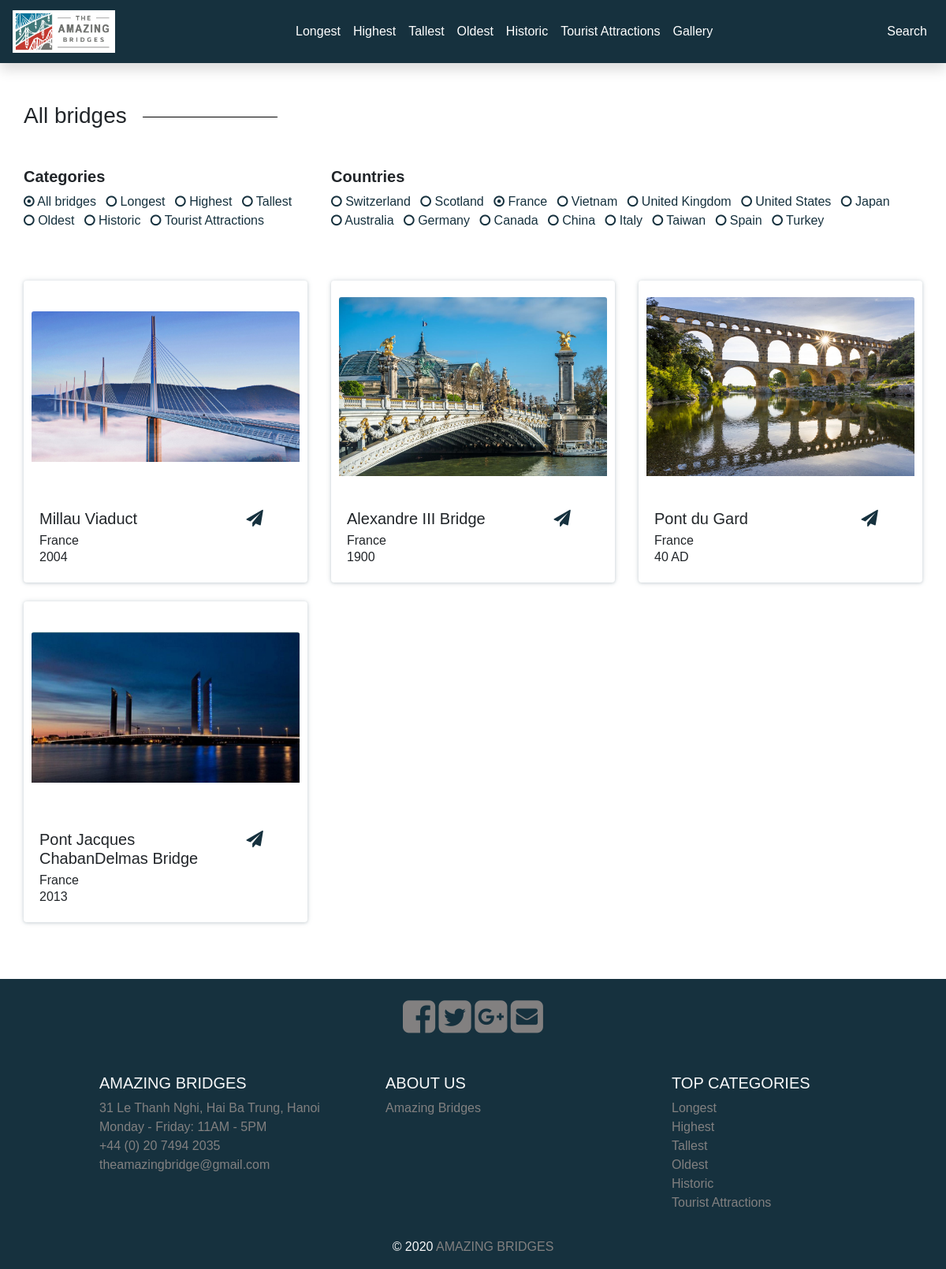
The page /public/all-bridges.php?country=France on the database its author committed.
### tables this page shows
CREATE TABLE IF NOT EXISTS `categories` (
  `categoryID` int(11) NOT NULL AUTO_INCREMENT,
  `categoryName` varchar(255) NOT NULL,
  PRIMARY KEY (`categoryID`)
);

CREATE TABLE IF NOT EXISTS `bridges` (
  `bridgeID` int(11) NOT NULL AUTO_INCREMENT,
  `name` varchar(255) NOT NULL,
  `official name` varchar(255) DEFAULT NULL,
  `other name(s)` varchar(255) DEFAULT NULL,
  `status` varchar(50) DEFAULT NULL,
  `construction begin` varchar(10) DEFAULT NULL,
  `construction end` varchar(10) DEFAULT NULL,
  `opened` varchar(10) NOT NULL DEFAULT '',
  `country` varchar(255) NOT NULL,
  `location` varchar(255) NOT NULL,
  `crossed` varchar(255) DEFAULT NULL,
  `structure` varchar(255) DEFAULT NULL,
  `material` varchar(255) DEFAULT NULL,
  `total length` float NOT NULL DEFAULT 0,
  `height` float DEFAULT NULL,
  `clerance below` float DEFAULT NULL,
  `width` float DEFAULT NULL,
  `span` float DEFAULT NULL,
  `designer` varchar(255) DEFAULT NULL,
  `maintained by` varchar(255) DEFAULT NULL,
  `heritage status` varchar(255) DEFAULT NULL,
  `description` text NOT NULL,
  `map url` varchar(255) NOT NULL,
  `profilePictureID` int(11) DEFAULT NULL,
  PRIMARY KEY (`bridgeID`),
  UNIQUE KEY `bridgeName` (`name`) USING BTREE,
  KEY `profilePictureID` (`profilePictureID`) USING BTREE,
  CONSTRAINT `bridges_ibfk_1` FOREIGN KEY (`profilePictureID`) REFERENCES `images` (`imageID`)
);

CREATE TABLE IF NOT EXISTS `images` (
  `imageID` int(11) NOT NULL AUTO_INCREMENT,
  `link` varchar(255) NOT NULL,
  `bridgeID` int(11) NOT NULL,
  PRIMARY KEY (`imageID`),
  UNIQUE KEY `link` (`link`),
  KEY `bridgeID` (`bridgeID`),
  CONSTRAINT `images_ibfk_1` FOREIGN KEY (`bridgeID`) REFERENCES `bridges` (`bridgeID`) ON DELETE CASCADE ON UPDATE CASCADE
);

### lib/database.php (called while the page is built, shortened)
<?php
function db_connect()
{
    $connection = mysqli_connect(DB_SERVER, DB_USER, DB_PASS, DB_NAME);
    return $connection;
}
$db = db_connect();
function confirm_query_result($result)
{
    global $db;
    if ($result) {
        return $result;
    } else {
        echo mysqli_error($db);
        db_disconnect($db);
        exit;
    }
}
function find_all_categories()
{
    global $db;
    $sql = "SELECT * FROM `Categories`";
    $result = mysqli_query($db, $sql);
    return confirm_query_result($result);
}
function get_profile_picture_of_bridge($id)
{
    global $db;
    $id = mysqli_real_escape_string($db, $id);
    $sql = "SELECT * FROM `Images` WHERE imageID = ";
    $sql .= "(SELECT profilePictureID FROM `Bridges` WHERE bridgeID = '$id')";
    $result = mysqli_query($db, $sql);
    $profilePic = mysqli_fetch_assoc($result);
    return $profilePic;
}
function select_country_distinct()
{
    global $db;
    $sql = "SELECT DISTINCT `country` FROM `bridges`";
    $result = mysqli_query($db, $sql);
    return confirm_query_result($result);
}
function find_bridges_by_country($country)
{
    global $db;
    $country = mysqli_real_escape_string($db, $country);
    $sql = "SELECT * FROM `bridges` WHERE country = '$country'";
    $result = mysqli_query($db, $sql);
    return confirm_query_result($result);
}

### public/all-bridges.php (the view, shortened to what this page needs)
<?php
require_once('../lib/database.php');
$thisPage = 'All bridges';
if (isset($_GET['country'])) {
    $bridge_set = find_bridges_by_country($_GET['country']);
} else {
    $bridge_set = find_all_bridges();
}
?>
<!DOCTYPE html>
<html lang="en">
<head>
    <link rel="stylesheet" href="https://maxcdn.bootstrapcdn.com/bootstrap/4.5.0/css/bootstrap.min.css">
    <link rel="stylesheet" href="https://maxcdn.bootstrapcdn.com/font-awesome/4.7.0/css/font-awesome.min.css">
    <link rel="stylesheet" href="mainStyle.css">
</head>
<body>
    <?php include('nav.php') ?>
    <div class="container content">
        <h3 class="h3-category mb-5">All bridges</h3>
        <div class="row mb-5">
            <div class="col-md-4 d-flex flex-wrap justify-content-start">
                <h5 class="font-weight-bold">Categories</h5>
                <ul class="list-inline">
                    <li class="list-inline-item">
                        <a class="text-decoration-none" href="all-bridges.php"><i class="fa fa-circle-o"></i> All bridges</a>
                    </li>
                    <?php
                    $category_set = find_all_categories();
                    while ($category = mysqli_fetch_assoc($category_set)) :
                    ?>
                        <li class="list-inline-item">
                            <a class="text-decoration-none" href="category.php?id=<?php echo $category['categoryID'] ?>"><i class="fa fa-circle-o"></i> <?php echo $category['categoryName'] ?></a>
                        </li>
                    <?php endwhile;
                    mysqli_free_result($category_set); ?>
                </ul>
            </div>
            <div class="col-md-8 d-flex flex-wrap justify-content-start">
                <h5 class="font-weight-bold">Countries</h5>
                <ul class="list-inline">
                    <?php
                    $countries = select_country_distinct();
                    while ($country = mysqli_fetch_assoc($countries)) :
                    ?>
                        <li class="list-inline-item">
                            <a class="text-decoration-none" href="<?php echo "all-bridges.php?country=" . $country['country'] ?>"><i class="fa fa-circle-o"></i> <?php echo $country['country'] ?></a>
                        </li>
                    <?php endwhile ?>
                </ul>
            </div>
        </div>
        <div class="row">
            <?php
            while ($bridge = mysqli_fetch_assoc($bridge_set)) :
                $profilePic = get_profile_picture_of_bridge($bridge['bridgeID']);
            ?>
                <div class="col-sm-4 mb-4">
                    <div class="card">
                        <div class="embed-responsive embed-responsive-4by3">
                            <div class="imageWrapper embed-responsive-item">
                                <img src="<?php echo $profilePic['link'] ?>" class="card-img-top lazy" alt="...">
                            </div>
                        </div>
                        <div class="card-body">
                            <div class="row">
                                <div class="col-md-9">
                                    <h5 class="card-title"><?php echo $bridge['name'] ?></h5>
                                    <h6 class="card-subtitle"><?php echo $bridge['country'] ?></h5>
                                        <p class="card-text"><?php echo $bridge['opened'] ?></p>
                                </div>
                                <div class="col-md-3">
                                    <a href="bridge.php?id=<?php echo $bridge['bridgeID'] ?>"><i class="fa fa-paper-plane fa-lg"></i></a>
                                </div>
                            </div>
                        </div>
                    </div>
                </div>
            <?php endwhile;
            mysqli_free_result($bridge_set); ?>
        </div>
    </div>
    <?php include('footer.php') ?>
</body>
</html>

### public/nav.php (shortened to what this page needs)
<nav class="navbar navbar-expand-md fixed-top shadow">
    <a class="navbar-brand h-100" href="Homedemo.php">
        <img class="d-inline-block h-100" src="../img/logo.png" alt="Amazing Bridge" id="logo">
    </a>
    <div class="collapse navbar-collapse justify-content-center text-center" id="collapsibleNavbar">
        <ul class="navbar-nav">
            <?php
            $category_set = find_all_categories();
            while ($category = mysqli_fetch_assoc($category_set)) :
            ?>
                <li class="nav-item"><a <?php echo $thisPage == $category['categoryName'] ? 'id="currentPage"' : '' ?> class="nav-link" href="category.php?id=<?php echo $category['categoryID'] ?>"><?php echo $category['categoryName'] ?></a></li>
            <?php
            endwhile;
            mysqli_free_result($category_set); ?>
            <li class="nav-item">
                <a <?php echo $thisPage == 'Gallery' ? 'id="currentPage"' : '' ?> class="nav-link" href="gallery.php">Gallery</a>
            </li>
        </ul>
    </div>
    <ul class="navbar-nav">
        <li class="nav-item dropdown">
            <a class="nav-link dropdown-toggle" href="#" id="navbarDropdown" role="button" data-toggle="dropdown" aria-haspopup="true" aria-expanded="false">
                Search
            </a>
        </li>
    </ul>
</nav>
<div id="shownav" class="fixed-top" style="height: 20px;"></div>

### public/footer.php (shortened to what this page needs)
<footer class="page-footer font-small text-light pt-4 mt-5">
    <div class="container-fluid text-center text-md-left">
        <div class="text-center center-block">
            <a href="https://www.facebook.com/groups/BetheBridge/"><i id="social-fb" class="fa fa-facebook-square fa-3x social"></i></a>
            <a href="https://twitter.com/hashtag/bridges"><i id="social-tw" class="fa fa-twitter-square fa-3x social"></i></a>
            <a href="https://plus.google.com/Bridges"><i id="social-gp" class="fa fa-google-plus-square fa-3x social"></i></a>
            <a href="mailto:theamazingbridge@gmail.com"><i id="social-em" class="fa fa-envelope-square fa-3x social"></i></a>
        </div>
        <br><br>
        <div class="row ml-5 pl-5">
            <div class="col-md-4 mt-md-0 mt-3">
                <h5 class="text-uppercase">Amazing Bridges</h5>
                <ul class="list-unstyled">
                    <li>31 Le Thanh Nghi, Hai Ba Trung, Hanoi</li>
                    <li>Monday - Friday: 11AM - 5PM</li>
                    <li>+44 (0) 20 7494 2035</li>
                    <li>theamazingbridge@gmail.com</li>
                </ul>
            </div>
            <div class="col-md-4 mb-md-0 mb-3">
                <h5>ABOUT US</h5>
                <ul class="list-unstyled">
                    <li><a href="about.php">Amazing Bridges</a></li>
                </ul>
            </div>
            <div class="col-md-4 mb-md-0 mb-3">
                <h5>TOP CATEGORIES</h5>
                <ul class="list-unstyled">
                    <?php
                    $category_set = find_all_categories();
                    while ($category = mysqli_fetch_assoc($category_set)) :
                    ?>
                        <li class="list-unstyled"><a href="category.php?id=<?php echo $category['categoryID'] ?>"><?php echo $category['categoryName'] ?></a></li>
                    <?php
                    endwhile;
                    mysqli_free_result($category_set); ?>
                </ul>
            </div>
        </div>
    </div>
    <div class="footer-copyright text-center py-3">© 2020
        <a href="Homedemo.php">AMAZING BRIDGES</a>
    </div>
</footer>

### public/mainStyle.css (style rules this page uses)
body { font-family: "Raleway", "Gill Sans", "Gill Sans MT", Calibri, "Trebuchet MS", sans-serif, sans-serif; height: 100%; display: grid; grid-template-rows: 1fr auto; }
html { height: 100%; }
.page-footer { background-color: #0c1d25; }
.page-footer li, a { color: #828080; }
.navbar { height: 80px; background-color: rgb(22, 49, 62); }
.navbar a { color: white; }
.nav-link { position: relative; }
.nav-link:after { background: none repeat scroll 0 0 transparent; bottom: 0; content: ""; display: block; height: 2px; left: 50%; position: absolute; background: rgb(193, 61, 54); transition: width 0.3s ease 0s, left 0.3s ease 0s; width: 0; }
#collapsibleNavbar { background-color: rgb(22, 49, 62); }
#navbarDropdown:after { content: none; }
.content { margin-top: 50px; padding: 0; }
.content a { color: rgb(22, 49, 62); }
.h3-category:after { background-color: #000; content: ""; display: inline-block; height: 1px; vertical-align: middle; width: 15%; margin-left: 20px; }
.card { border: none; }
.page-footer { background-color: rgb(22, 49, 62); }
.card, #bridgeImages { box-shadow: rgba(101, 119, 134, 0.2) 0px 0px 7px, rgba(101, 119, 134, 0.15) 0px 1px 3px 1px; }
.imageWrapper { padding: 10px; display: flex; align-items: center; justify-content: center; }
.imageWrapper > img { width: auto; height: auto; max-width: 100%; max-height: 100%; }

### rows shown on the page
categories: categoryName "Longest"
categories: categoryName "Highest"
categories: categoryName "Tallest"
categories: categoryName "Oldest"
categories: categoryName "Historic"
categories: categoryName "Tourist Attractions"
bridges: profilePictureID.link (picture), name "Millau Viaduct", country "France", opened "2004"
bridges: profilePictureID.link (picture), name "Alexandre III Bridge", country "France", opened "1900"
bridges: profilePictureID.link (picture), name "Pont du Gard", country "France", opened "40 AD"
bridges: profilePictureID.link (picture), name "Pont Jacques ChabanDelmas Bridge", country "France", opened "2013"

### other values the page prints
$country['country'] "Switzerland"
$country['country'] "Scotland"
$country['country'] "France"
$country['country'] "Vietnam"
$country['country'] "United Kingdom"
$country['country'] "United States"
$country['country'] "Japan"
$country['country'] "Australia"
$country['country'] "Germany"
$country['country'] "Canada"
$country['country'] "China"
$country['country'] "Italy"
$country['country'] "Taiwan"
$country['country'] "Spain"
$country['country'] "Turkey"
